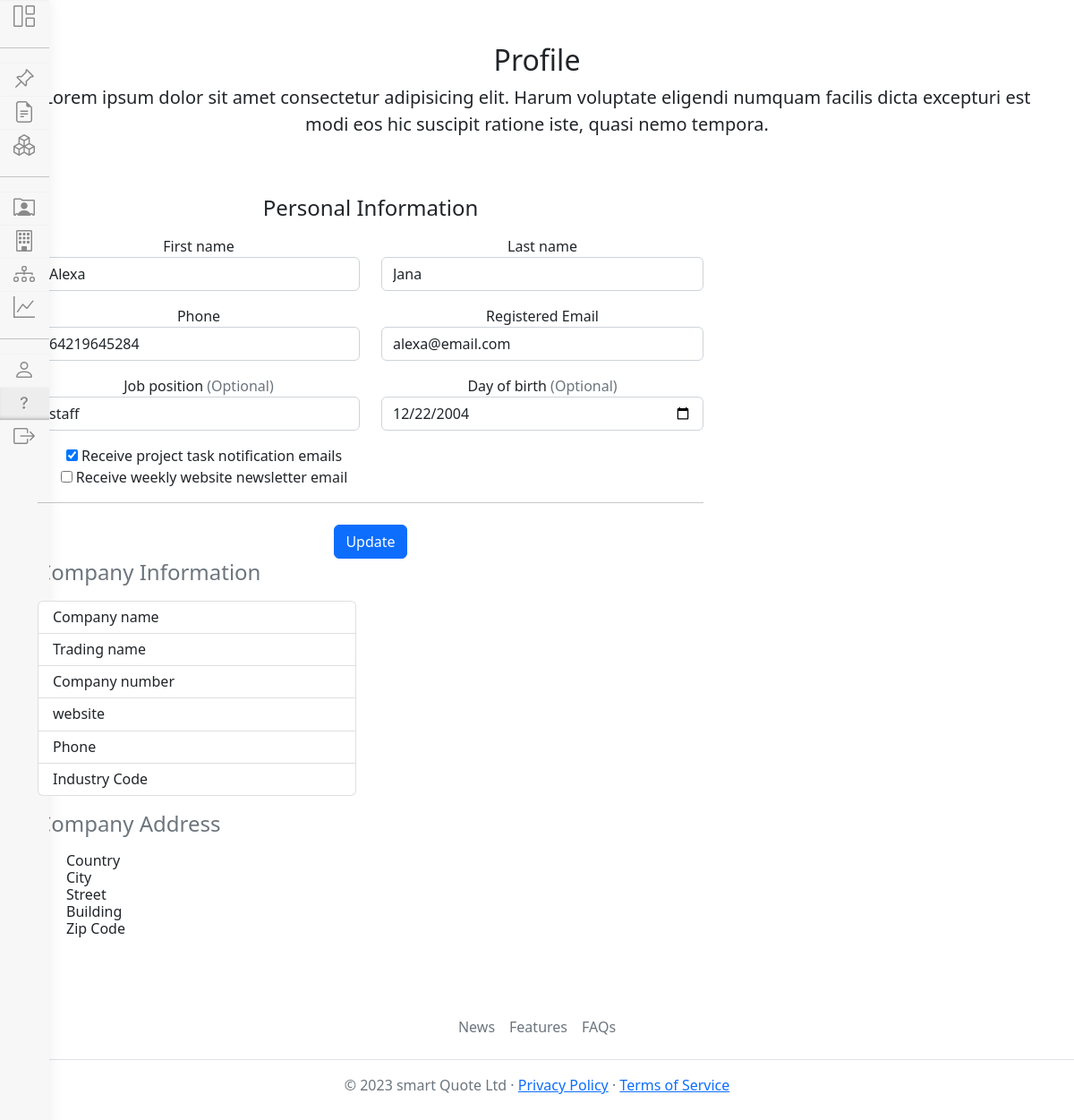
Screenshot of /profile (signed in) with the database file from the repository.
### tables this page shows
CREATE TABLE `users` (
  `id` int NOT NULL AUTO_INCREMENT,
  `name` varchar(45) DEFAULT NULL,
  `surename` varchar(45) DEFAULT NULL,
  `dob` DATE DEFAULT NULL,
  `email` varchar(45) DEFAULT NULL,
  `phone` bigint(20) DEFAULT NULL,
  `company_id` int DEFAULT '0',
  `position` varchar(145) DEFAULT NULL,
  `notification` boolean DEFAULT NULL,
  `newsletter` boolean DEFAULT NULL,
  `password` varchar(255) NOT NULL,
  `permission` int DEFAULT '0',
  `creation_at` DATETIME DEFAULT CURRENT_TIMESTAMP,
  `modification_at` DATETIME ON UPDATE CURRENT_TIMESTAMP,
  PRIMARY KEY (`id`)
);

### classes/Database.class.php (called while the page is built)
<?php
class Database
{
    private $host = "localhost:3306";
    private $user = "root";
    private $pwd = "Password!";
    private $dbname = "squote";
    protected function connect()
    {
        try {
            $dsn = 'mysql:host=' . $this->host . ';dbname=' . $this->dbname;
            $pdo = new PDO($dsn, $this->user, $this->pwd);
            $pdo->setAttribute(PDO::ATTR_DEFAULT_FETCH_MODE, PDO::FETCH_OBJ);
            return $pdo;
        } catch (PDOException $e) {
            throw new Exception($e->getMessage());
            die();
        }
    }
}

### classes/Industries.class.php (called while the page is built, shortened)
<?php
class Industries extends Database
{
    protected function industryInformation($code)
    {
        $sql = "SELECT * FROM industries WHERE code = ?";
        $stmt = $this->connect()->prepare($sql);
        $user = $stmt->fetch();
        return $user;
    }
}

### classes/Users.class.php (called while the page is built, shortened)
<?php
class Users extends Database
{
    protected function userProfile($id)
    {
        $sql = "SELECT * FROM users WHERE id = ?";
        $stmt = $this->connect()->prepare($sql);
        if (!$stmt->execute(array($id))) {
            $stmt = null;
            header("location: ../index.php?error=usernotfound");
            exit();
        }
        $user = $stmt->fetch();
        return $user;
    }
}

### classes/UsersView.class.php (called while the page is built, shortened)
<?php
class UsersView extends Users
{
    public function getUserProfile($id)
    {
        return $this->userProfile($id);
    }
}

### pages/profile.page.php (the view, shortened to what this page needs)
<?php
$user_data = new UsersView();
$user = $user_data->getUserProfile($_SESSION["userid"]);
?>
<div class="container">
    <div class="py-5 text-center">
        <h2>Profile</h2>
        <p class="lead">
            Lorem ipsum dolor sit amet consectetur adipisicing elit. Harum voluptate eligendi numquam facilis dicta excepturi est modi eos hic suscipit ratione iste, quasi nemo tempora.
        </p>
    </div>
    <div class="row">
        <form action="pages/processing/profile.pro.php" method="post">
            <div class="col-md-8 order-md-1">
                <h4 class="mb-3">Personal Information</h4>
                <div class="row">
                    <div class="col-md-6 mb-3">
                        <label for="firstName">First name</label>
                        <input type="text" class="form-control" id="firstName" name="name" placeholder="First name" value="<?php echo ($user->name) ?>" required>
                    </div>
                    <div class="col-md-6 mb-3">
                        <label for="lastName">Last name</label>
                        <input type="text" class="form-control" id="lastName" name="surename" placeholder="Last name" value="<?php echo ($user->surename) ?>" required>
                    </div>
                </div>
                <div class="row">
                    <div class="col-md-6 mb-3">
                        <label for="phone">Phone</label>
                        <input type="text" class="form-control" id="phone" name="phone" placeholder="Phone" value="<?php echo ($user->phone) ?>" required>
                    </div>
                    <div class="col-md-6 mb-3">
                        <label for="email">Registered Email</label>
                        <input type="text" class="form-control" id="email" name="email" placeholder="Email" value="<?php echo ($user->email) ?>" readonly>
                    </div>
                </div>
                <div class="row">
                    <div class="col-md-6 mb-3">
                        <label for="position">Job position <span class="text-muted">(Optional)</span></label>
                        <input type="text" class="form-control" id="position" name="position" placeholder="Job position" value="<?php echo ($user->position) ?>">
                    </div>
                    <div class="col-md-6 mb-3">
                        <label for="date">Day of birth <span class="text-muted">(Optional)</span></label>
                        <input type="date" class="form-control" id="date" name="dob" placeholder="dd/mm/year"
                        value="<?php if ($user->dob != "1900-01-01") {echo ($user->dob);} ?>">
                    </div>
                </div>
                <div class="col-md-6 mb-3 ">
                    <div class="custom-control custom-checkbox">
                        <input type="checkbox" class="custom-control-input" name="notification" id="notification"
                        <?php if ($user->notification) {echo ('checked');} ?>>
                        <label class="custom-control-label" for="notification">Receive project task notification emails</label>
                    </div>
                    <div class="custom-control custom-checkbox">
                        <input type="checkbox" class="custom-control-input" name="newsletter" id="newsletter"
                        <?php if ($user->newsletter) {echo ('checked'); } ?>>
                        <label class="custom-control-label" for="newsletter">Receive weekly website newsletter email</label>
                    </div>
                </div>
                <hr class="mb-4">
                <button type="submit" name="submit" class="btn btn-primary btn-block">Update</button>
        </form>
    </div>
    <div class="col-md-4 order-md-2 mb-4">
            <h4 class="d-flex justify-content-between align-items-center mb-3">
                <span class="text-muted">Company Information</span>
                <span class="badge badge-secondary badge-pill">3</span>
            </h4>
            <ul class="list-group mb-3">
                <li class="list-group-item d-flex justify-content-between lh-condensed">
                    <div>
                        <h6 class="my-0">Company name</h6>
                    </div>
                </li>
                <li class="list-group-item d-flex justify-content-between lh-condensed">
                    <div>
                        <h6 class="my-0">Trading name</h6>
                    </div>
                </li>
                <li class="list-group-item d-flex justify-content-between lh-condensed">
                    <div>
                        <h6 class="my-0">Company number</h6>
                    </div>
                </li>
                <li class="list-group-item d-flex justify-content-between lh-condensed">
                    <div>
                        <h6 class="my-0">website</h6>
                    </div>
                </li>
                <li class="list-group-item d-flex justify-content-between lh-condensed">
                    <div>
                        <h6 class="my-0">Phone</h6>
                    </div>
                </li>
                <li class="list-group-item d-flex justify-content-between lh-condensed">
                    <div>
                        <h6 class="my-0">Industry Code</h6>
                    </div>
                </li>
            </ul>
                <h4 class="d-flex justify-content-between align-items-center mb-3">
                <span class="text-muted">Company Address</span>
                <span class="badge badge-secondary badge-pill">3</span>
            </h4>
            <ul>
                <li class="list-group-item d-flex justify-content-between lh-condensed">
                    <div>
                        <h6 class="my-0">Country</h6>
                    </div>
                </li>
                <li class="list-group-item d-flex justify-content-between lh-condensed">
                    <div>
                        <h6 class="my-0">City</h6>
                    </div>
                </li>
                <li class="list-group-item d-flex justify-content-between lh-condensed">
                    <div>
                        <h6 class="my-0">Street</h6>
                    </div>
                </li>
                <li class="list-group-item d-flex justify-content-between lh-condensed">
                    <div>
                        <h6 class="my-0">Building</h6>
                    </div>
                </li>
                <li class="list-group-item d-flex justify-content-between lh-condensed">
                    <div>
                        <h6 class="my-0">Zip Code</h6>
                    </div>
                </li>
            </ul>
        </div>
</div>
</div>

### style/main.css (style rules this page uses)
body { --color-primary: #0d6efd; --color-primary-dark: #0d6efd; --color-secondary: #5f5f5f; --color-error: #cc3333; --color-success: #4bb544; --border-radius: 4px; --btn-color: #0d6efd; --menu-selection: #0d6efd; }

### rows the page displays
users: name "Alexa", surename "Jana", phone "64219645284", email "alexa@email.com", position "staff", dob "12/22/2004", notification "☑"
